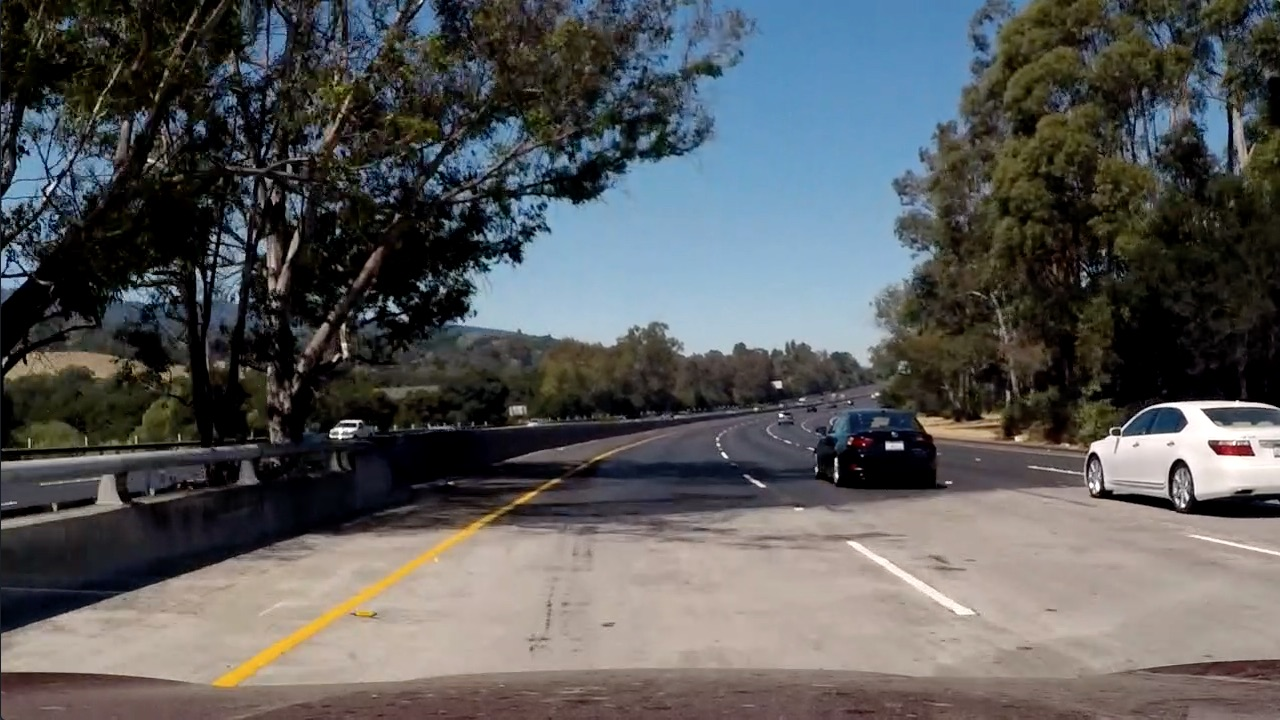
#> input picture test_images/test5.jpg, 1280 x 720 px
$ python lane_detection.py   (older library calls are emulated)
#> lines starting #> are read from the running program, lines starting #| are printed output that depends on the picture; after the words box and inside, x2 and y2 are one past the last pixel; in counts of white or black regions, pixels touching at a corner belong together
### utils.py
## the script contains functions for image manipulation.
import cv2
import numpy as np
import glob
import matplotlib.pyplot as plt

# constants

corners_x = 9
corners_y = 6


def camera_calibration():

    object_pts = []
    image_pts = []

    calibartion_images = glob.glob('camera_cal/calibration*.jpg')

    for img in calibartion_images:
        cal_img = cv2.imread(img,1)
        cal_gray = cv2.cvtColor(cal_img,cv2.COLOR_BGR2GRAY)
        ret , corners = cv2.findChessboardCorners(cal_gray, (corners_x, corners_y), None)

        if ret:
            objpt = np.zeros((corners_x*corners_y,3), np.float32)
            objpt[:,:2] = np.mgrid[0:corners_x,0:corners_y].T.reshape(-1,2)
            object_pts.append(objpt)
            image_pts.append(corners)

    ret, mtx, dist, rvecs, tvecs = cv2.calibrateCamera(object_pts, image_pts, cal_gray.shape[::-1], None, None)
    return mtx, dist


# [67 lines left out: functions region_of_intrest, get_prespective, not called in this run]


def abs_sobel_thresh(img, orient='x', sobel_kernel=3, thresh=(0, 255)):
  # grayscale image
  red = img[:, :, 0]

  # find abs sobel thresh
  if orient == 'x':
    sobel = cv2.Sobel(red, cv2.CV_64F, 1, 0, ksize=sobel_kernel)
  else:
    sobel = cv2.Sobel(red, cv2.CV_64F, 0, 1, ksize=sobel_kernel)

  #get abs value
  abs_sobel = np.absolute(sobel)
  scaled = np.uint8(255*abs_sobel/np.max(abs_sobel))

  grad_binary = np.zeros_like(scaled)
  grad_binary[(scaled >= thresh[0]) & (scaled <= thresh[1])] = 1
  return grad_binary


'''
calculate magnitude of gradient given an image and threshold
'''
def mag_thresh(img, sobel_kernel=3, mag_thresh=(0, 255)):
  # gray scale
  red = img[:, :, 0]
  gray = cv2.cvtColor(img, cv2.COLOR_BGR2GRAY)

  # given the magnitude of threshold for the combined two, return
  abs_x = np.absolute(cv2.Sobel(red, cv2.CV_64F, 1, 0, ksize=sobel_kernel))
  abs_y = np.absolute(cv2.Sobel(red, cv2.CV_64F, 0, 1, ksize=sobel_kernel))

  mag = np.sqrt(abs_x ** 2 + abs_y ** 2)
  scaled = (255*mag/np.max(mag))

  binary_output = np.zeros_like(scaled)
  binary_output[(scaled >= mag_thresh[0]) & (scaled <= mag_thresh[1])] = 1
  return binary_output

'''
calculate direction of gradient given image and thresh
'''
def dir_thresh(img, sobel_kernel=3, thresh=(0, np.pi/2)):
  # red = img[:, :, 0]

  gray = cv2.cvtColor(img, cv2.COLOR_BGR2GRAY)

  # given the magnitude of threshold for the combined two, return
  abs_x = np.absolute(cv2.Sobel(gray, cv2.CV_64F, 1, 0, ksize=sobel_kernel))
  abs_y = np.absolute(cv2.Sobel(gray, cv2.CV_64F, 0, 1, ksize=sobel_kernel))

  sobel_dir = np.arctan2(abs_y, abs_x)

  binary_output = np.zeros_like(sobel_dir)
  binary_output[(sobel_dir >= thresh[0]) & (sobel_dir <= thresh[1])] = 1
  return binary_output

'''
calculate the threshold of the hls values
'''
def hls_thresh(img, thresh=(0, 255)):
  hls = cv2.cvtColor(img, cv2.COLOR_BGR2HLS)

  s_channel = hls[:, :, 2]

  binary_output = np.zeros_like(s_channel)
  binary_output[(s_channel > thresh[0]) & (s_channel <= thresh[1])] = 1

  return binary_output

'''
get v channel from hsv
'''
def hsv_thresh(img, thresh=(0, 255)):
  hsv = cv2.cvtColor(img, cv2.COLOR_BGR2HSV)

  v_channel = hsv[:, :, 2]

  binary_output = np.zeros_like(v_channel)
  binary_output[(v_channel > thresh[0]) & (v_channel <= thresh[1])] = 1

  return binary_output


def find_white_lane(img, thresh= (0,255)):
    xyz = cv2.cvtColor(img,cv2.COLOR_BGR2XYZ)
    z_channel = xyz[:,:,2]
    binary_output = np.zeros_like(z_channel)
    binary_output[(z_channel > thresh[0]) & (z_channel <= thresh[1])] = 1
    return binary_output


def image_threshold(img):
    x_thresholded = abs_sobel_thresh(img, orient='x', sobel_kernel=3, thresh=(12, 120))

    y_thresholded = abs_sobel_thresh(img, orient='y', sobel_kernel=3, thresh=(25, 100))


    hls_thresholded = hls_thresh(img, thresh=(100, 255))

    hsv_thresholded = hsv_thresh(img, thresh=(50, 255))


    dir_thresholded = dir_thresh(img, sobel_kernel=15, thresh=(.7, 1.2))

    white_lane = find_white_lane(img, thresh =(103, 193) )

    mag_thresholded = mag_thresh(img, sobel_kernel=3, mag_thresh=(30, 100))


    binary_output = np.zeros_like(dir_thresholded)
    binary_output[((hsv_thresholded == 1) & (hls_thresholded == 1)) | ((x_thresholded == 1) & (y_thresholded == 1))  ] = 1


    return binary_output


test_img = cv2.imread('test_images/test5.jpg')
#> test_img is the input picture: shape (720, 1280, 3); mean B, G, R 89.8, 89.3, 88.5
output = image_threshold(test_img)
#> in image_threshold, `x_thresholded = abs_sobel_thresh(img, orient='x', sobel_kernel=3, thre..`:
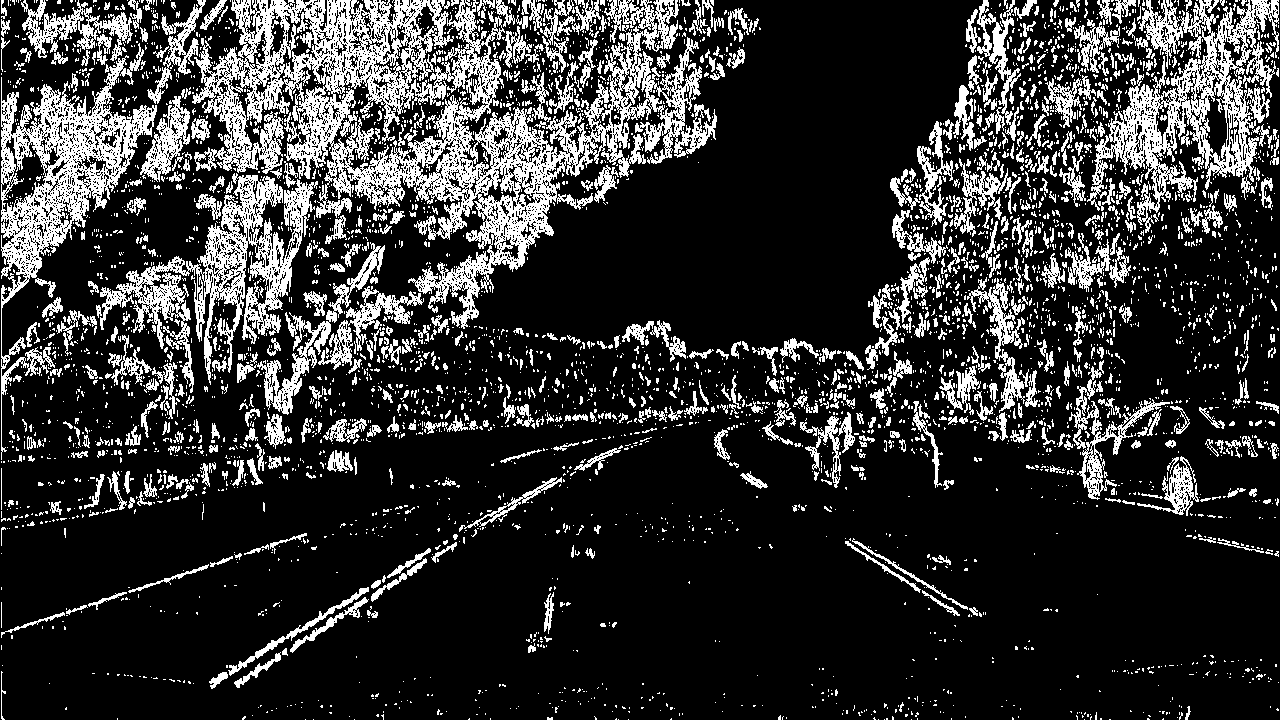
#> x_thresholded: shape (720, 1280); values 0 (black) and 1 (white), 20.1% white in thin lines or dots
#> in image_threshold, `y_thresholded = abs_sobel_thresh(img, orient='y', sobel_kernel=3, thre..`: y_thresholded: shape (720, 1280); values 0 (black) and 1 (white), 10% white in thin lines or dots
#> in hls_thresh, `hls = cv2.cvtColor(img, cv2.COLOR_BGR2HLS)`: hls: shape (720, 1280, 3); mean of channels 0, 1, 2 55.5, 89.2, 70.1
#> in image_threshold, `hls_thresholded = hls_thresh(img, thresh=(100, 255))`: hls_thresholded: shape (720, 1280); values 0 (black) and 1 (white), 23.7% white; 3013 white regions (2479 under 20 px), largest, box (x1, y1, x2, y2) and area: (534, 0, 981, 300) 67483, (992, 110, 1251, 402) 16815, (1, 0, 213, 186) 11974
#> in hsv_thresh, `hsv = cv2.cvtColor(img, cv2.COLOR_BGR2HSV)`: hsv: shape (720, 1280, 3); mean H, S, V 55.5, 83.8, 101.8
#> in image_threshold, `hsv_thresholded = hsv_thresh(img, thresh=(50, 255))`: hsv_thresholded: shape (720, 1280); values 0 (black) and 1 (white), 66.8% white; 990 black regions (870 under 20 px), largest, box (x1, y1, x2, y2) and area: (0, 0, 1280, 720) 277824, (1046, 52, 1186, 158) 3953, (1223, 26, 1280, 153) 2814
#> in image_threshold, `dir_thresholded = dir_thresh(img, sobel_kernel=15, thresh=(.7, 1.2))`:
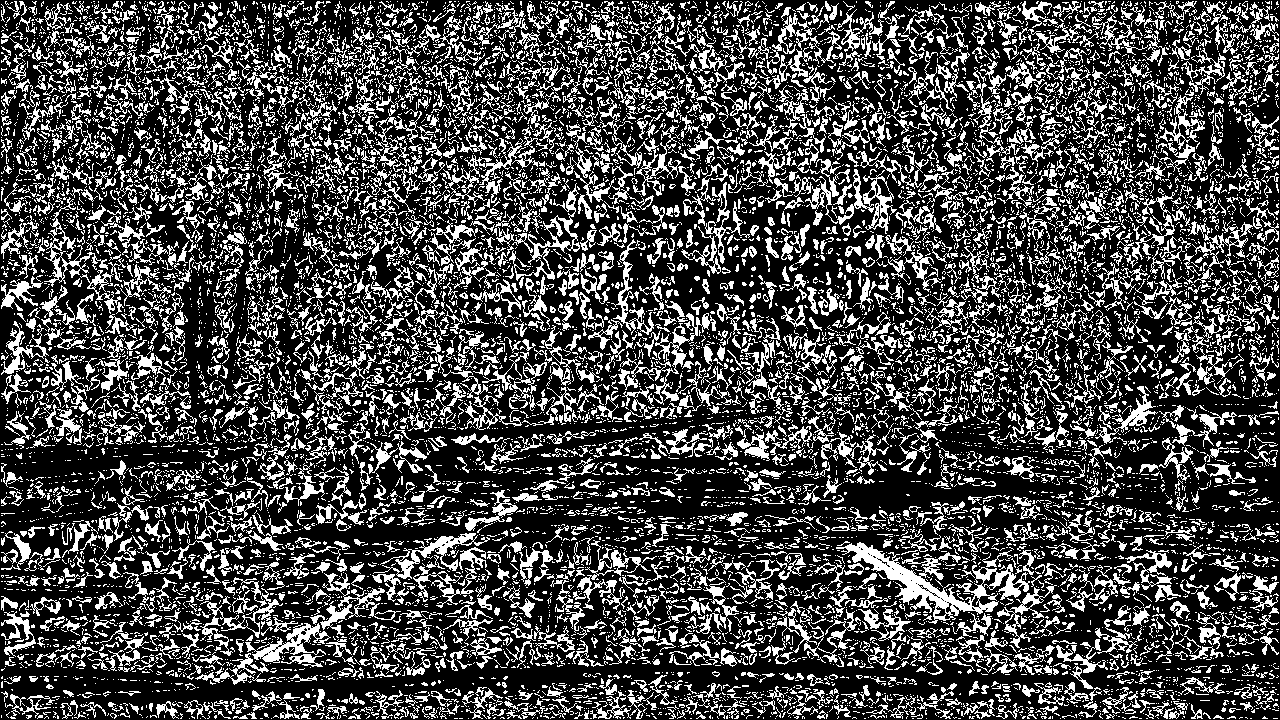
#> dir_thresholded: shape (720, 1280) float64; values 0 (black) and 1 (white), 28.2% white in thin lines or dots
#> in find_white_lane, `xyz = cv2.cvtColor(img,cv2.COLOR_BGR2XYZ)`: xyz: shape (720, 1280, 3); mean of channels 0, 1, 2 84.6, 89.2, 97.6
#> in image_threshold, `white_lane = find_white_lane(img, thresh =(103, 193) )`:
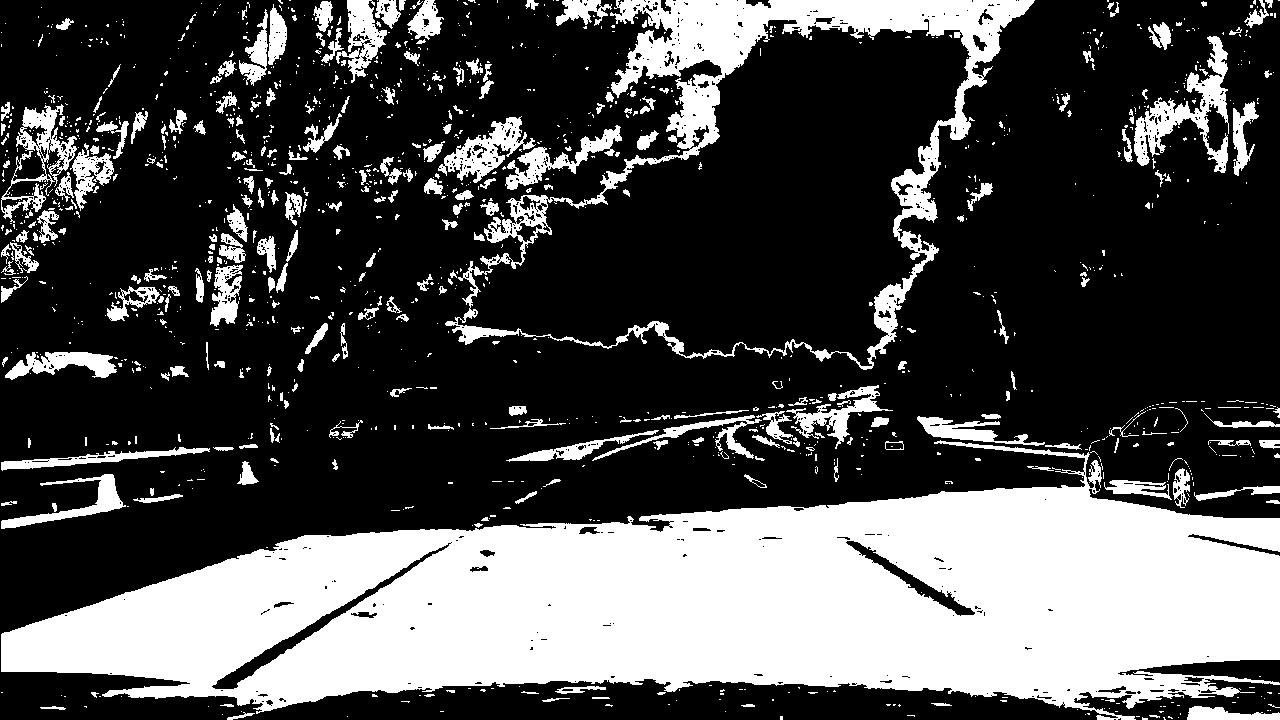
#> white_lane: shape (720, 1280); values 0 (black) and 1 (white), 30.9% white; 1346 white regions (1059 under 20 px), largest, box (x1, y1, x2, y2) and area: (1, 440, 1280, 720) 198535, (445, 0, 1035, 370) 29733, (1134, 36, 1229, 173) 3914
#> in image_threshold, `mag_thresholded = mag_thresh(img, sobel_kernel=3, mag_thresh=(30, 100))`: mag_thresholded: shape (720, 1280) float64; values 0 (black) and 1 (white), 13.2% white in thin lines or dots
#> output: shape (720, 1280) float64; values 0 (black) and 1 (white), 15% white; 7480 white regions (6913 under 20 px), largest, box (x1, y1, x2, y2) and area: (482, 0, 981, 300) 68260, (212, 478, 562, 688) 5131, (1118, 403, 1280, 476) 4378

### lane_detection.py
import cv2
import numpy as np
import utils
import matplotlib.pyplot as plt
import matplotlib.image as mpimage
from moviepy.editor import VideoFileClip

# constants for lanes ,US standard
YM_PER_PIX = 3/72 # meters per pixel in y dimension
XM_PER_PIX = 3.7/660 # meters per pixel in x dimension


# [139 lines left out: functions lane_curvature, dist_from_center, process, not called in this run]


cam_mat, dist_coff =  utils.camera_calibration()
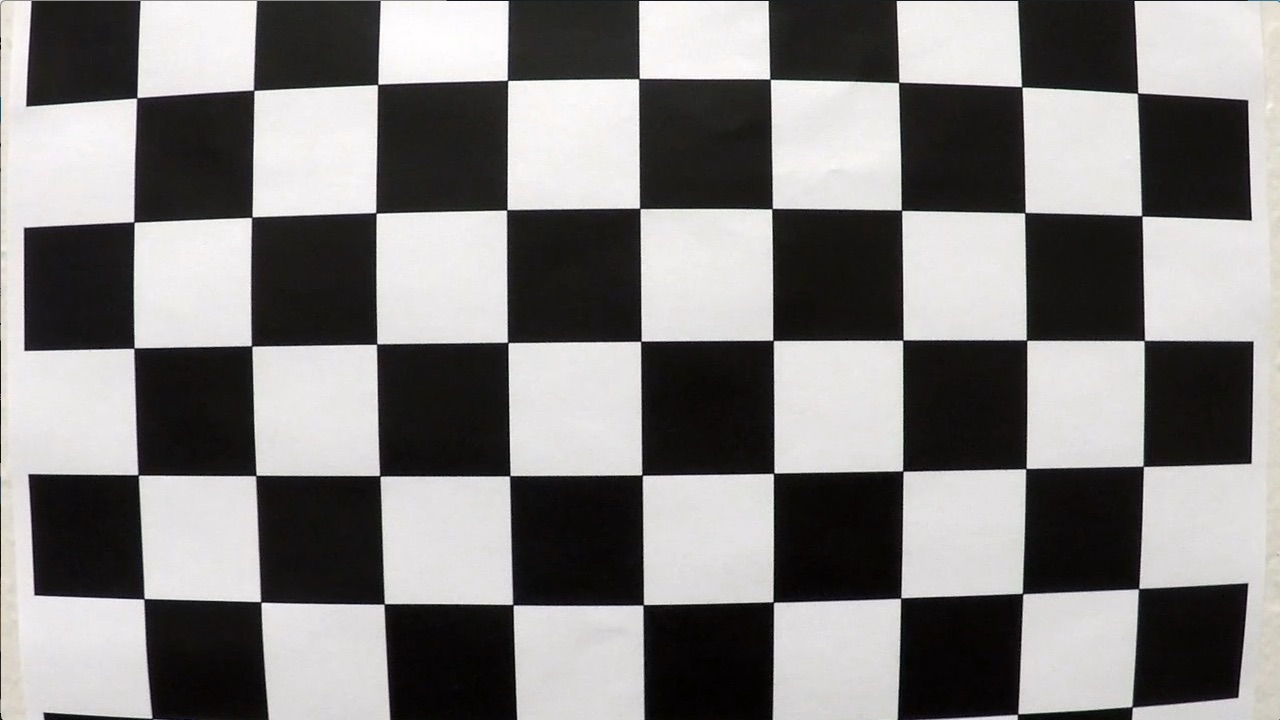
#> input picture camera_cal/calibration1.jpg, 1280 x 720 px
#> in camera_calibration, cal_img is the input picture: shape (720, 1280, 3); mean B, G, R 127.8, 128.4, 130.1
#> in camera_calibration, `ret , corners = cv2.findChessboardCorners(cal_gray, (corners_x, corner..`: ret = False; corners = None
#
# test_img = cv2.imread('test_images/test5.jpg')
# output = process(test_img)
# cv2.imwrite('final_output.png', output)

#> (the run stopped early here; a loop or call above may not have finished)
